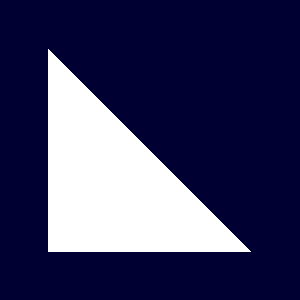

This figure's Python source:
#!/usr/bin/env python

# Read a glTF file with embedded geometry and render.

import os

import vtkmodules.vtkInteractionStyle  # noqa: F401
import vtkmodules.vtkRenderingFreeType  # noqa: F401
import vtkmodules.vtkRenderingOpenGL2  # noqa: F401

from vtkmodules.vtkIOGeometry import vtkGLTFReader
from vtkmodules.vtkRenderingCore import (
    vtkActor,
    vtkCompositePolyDataMapper,
    vtkRenderWindow,
    vtkRenderWindowInteractor,
    vtkRenderer,
)

# Source
data_dir = os.environ.get("VPE_DATA_DIR", os.path.dirname(os.path.abspath(__file__)))

# Read embedded glTF file
gltf_reader = vtkGLTFReader()
gltf_reader.SetFileName(os.path.join(data_dir, "glTF", "Triangle", "EmbeddedTriangle.gltf"))
gltf_reader.Update()

# Mapper
composite_mapper = vtkCompositePolyDataMapper()
composite_mapper.SetInputConnection(gltf_reader.GetOutputPort())

# Actor
gltf_actor = vtkActor()
gltf_actor.SetMapper(composite_mapper)

# Renderer
renderer = vtkRenderer()
renderer.AddActor(gltf_actor)
renderer.SetBackground(0.0, 0.0, 0.2)

# Render window
render_window = vtkRenderWindow()
render_window.AddRenderer(renderer)
render_window.SetWindowName("gltf reader embedded")
render_window.SetMultiSamples(0)
render_window.SetSize(300, 300)

# Interactor
interactor = vtkRenderWindowInteractor()
interactor.SetRenderWindow(render_window)

# Scene
renderer.ResetCamera()

interactor.Initialize()
interactor.Start()
